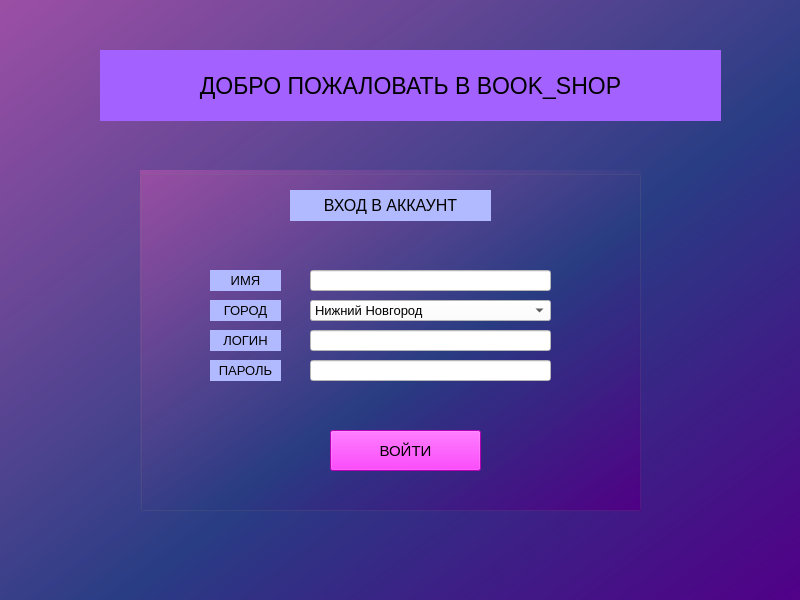
<?xml version="1.0" encoding="UTF-8"?>
<ui version="4.0">
 <class>MainWindow</class>
 <widget class="QMainWindow" name="MainWindow">
  <property name="geometry">
   <rect>
    <x>0</x>
    <y>0</y>
    <width>800</width>
    <height>600</height>
   </rect>
  </property>
  <property name="windowTitle">
   <string>Personal diary</string>
  </property>
  <property name="styleSheet">
   <string notr="true">background-color: qlineargradient(spread:pad, x1:1, y1:1, x2:0, y2:0, stop:0 rgba(81, 0, 135, 255), stop:0.427447 rgba(41, 61, 132, 235), stop:1 rgba(155, 79, 165, 255));</string>
  </property>
  <widget class="QWidget" name="centralwidget">
   <widget class="QGroupBox" name="groupBox">
    <property name="geometry">
     <rect>
      <x>140</x>
      <y>170</y>
      <width>501</width>
      <height>341</height>
     </rect>
    </property>
    <property name="styleSheet">
     <string notr="true">background-color: qlineargradient(spread:pad, x1:1, y1:1, x2:0, y2:0, stop:0 rgba(81, 0, 135, 255), stop:0.427447 rgba(41, 61, 132, 235), stop:1 rgba(155, 79, 165, 255));</string>
    </property>
    <property name="title">
     <string/>
    </property>
    <widget class="QLabel" name="label">
     <property name="geometry">
      <rect>
       <x>70</x>
       <y>100</y>
       <width>71</width>
       <height>21</height>
      </rect>
     </property>
     <property name="font">
      <font>
       <pointsize>10</pointsize>
      </font>
     </property>
     <property name="styleSheet">
      <string notr="true">background-color:rgb(178, 186, 255)</string>
     </property>
     <property name="text">
      <string>ИМЯ</string>
     </property>
     <property name="alignment">
      <set>Qt::AlignCenter</set>
     </property>
    </widget>
    <widget class="QLabel" name="label_2">
     <property name="geometry">
      <rect>
       <x>150</x>
       <y>20</y>
       <width>201</width>
       <height>31</height>
      </rect>
     </property>
     <property name="font">
      <font>
       <pointsize>12</pointsize>
      </font>
     </property>
     <property name="styleSheet">
      <string notr="true">background-color:rgb(178, 186, 255)</string>
     </property>
     <property name="text">
      <string>ВХОД В АККАУНТ</string>
     </property>
     <property name="alignment">
      <set>Qt::AlignCenter</set>
     </property>
    </widget>
    <widget class="QLabel" name="label_3">
     <property name="geometry">
      <rect>
       <x>70</x>
       <y>160</y>
       <width>71</width>
       <height>21</height>
      </rect>
     </property>
     <property name="font">
      <font>
       <pointsize>10</pointsize>
      </font>
     </property>
     <property name="styleSheet">
      <string notr="true">background-color:rgb(178, 186, 255)</string>
     </property>
     <property name="text">
      <string>ЛОГИН</string>
     </property>
     <property name="alignment">
      <set>Qt::AlignCenter</set>
     </property>
    </widget>
    <widget class="QLabel" name="label_4">
     <property name="geometry">
      <rect>
       <x>70</x>
       <y>190</y>
       <width>71</width>
       <height>21</height>
      </rect>
     </property>
     <property name="font">
      <font>
       <pointsize>10</pointsize>
      </font>
     </property>
     <property name="styleSheet">
      <string notr="true">background-color:rgb(178, 186, 255)</string>
     </property>
     <property name="text">
      <string>ПАРОЛЬ</string>
     </property>
     <property name="alignment">
      <set>Qt::AlignCenter</set>
     </property>
    </widget>
    <widget class="QLabel" name="label_5">
     <property name="geometry">
      <rect>
       <x>70</x>
       <y>130</y>
       <width>71</width>
       <height>21</height>
      </rect>
     </property>
     <property name="font">
      <font>
       <pointsize>10</pointsize>
      </font>
     </property>
     <property name="styleSheet">
      <string notr="true">background-color:rgb(178, 186, 255)</string>
     </property>
     <property name="text">
      <string>ГОРОД</string>
     </property>
     <property name="alignment">
      <set>Qt::AlignCenter</set>
     </property>
    </widget>
    <widget class="QLineEdit" name="lineEdit">
     <property name="geometry">
      <rect>
       <x>170</x>
       <y>100</y>
       <width>241</width>
       <height>21</height>
      </rect>
     </property>
     <property name="styleSheet">
      <string notr="true">background-color:rgb(255, 255, 255)</string>
     </property>
    </widget>
    <widget class="QLineEdit" name="lineEdit_2">
     <property name="geometry">
      <rect>
       <x>170</x>
       <y>160</y>
       <width>241</width>
       <height>21</height>
      </rect>
     </property>
     <property name="styleSheet">
      <string notr="true">background-color:rgb(255, 255, 255)</string>
     </property>
    </widget>
    <widget class="QLineEdit" name="lineEdit_3">
     <property name="geometry">
      <rect>
       <x>170</x>
       <y>190</y>
       <width>241</width>
       <height>21</height>
      </rect>
     </property>
     <property name="styleSheet">
      <string notr="true">background-color:rgb(255, 255, 255)</string>
     </property>
    </widget>
    <widget class="QPushButton" name="pushButton">
     <property name="geometry">
      <rect>
       <x>190</x>
       <y>260</y>
       <width>151</width>
       <height>41</height>
      </rect>
     </property>
     <property name="font">
      <font>
       <pointsize>11</pointsize>
      </font>
     </property>
     <property name="styleSheet">
      <string notr="true">
background-color:rgb(255, 0, 255);
</string>
     </property>
     <property name="text">
      <string>ВОЙТИ</string>
     </property>
    </widget>
    <widget class="QComboBox" name="comboBox">
     <property name="geometry">
      <rect>
       <x>170</x>
       <y>130</y>
       <width>241</width>
       <height>21</height>
      </rect>
     </property>
     <property name="font">
      <font>
       <pointsize>10</pointsize>
      </font>
     </property>
     <property name="styleSheet">
      <string notr="true">background-color:rgb(255, 255, 255)</string>
     </property>
     <item>
      <property name="text">
       <string>Нижний Новгород</string>
      </property>
     </item>
     <item>
      <property name="text">
       <string>Москва</string>
      </property>
     </item>
     <item>
      <property name="text">
       <string>Казань</string>
      </property>
     </item>
     <item>
      <property name="text">
       <string>Омск</string>
      </property>
     </item>
     <item>
      <property name="text">
       <string>Екатеринбург</string>
      </property>
     </item>
     <item>
      <property name="text">
       <string>Санкт-Петерберг</string>
      </property>
     </item>
     <item>
      <property name="text">
       <string>Владивосток</string>
      </property>
     </item>
     <item>
      <property name="text">
       <string>Самара</string>
      </property>
     </item>
     <item>
      <property name="text">
       <string>Новосибирск</string>
      </property>
     </item>
     <item>
      <property name="text">
       <string>Красноярск</string>
      </property>
     </item>
     <item>
      <property name="text">
       <string>Челябинск</string>
      </property>
     </item>
    </widget>
   </widget>
   <widget class="QLabel" name="label_6">
    <property name="geometry">
     <rect>
      <x>100</x>
      <y>50</y>
      <width>621</width>
      <height>71</height>
     </rect>
    </property>
    <property name="font">
     <font>
      <pointsize>17</pointsize>
     </font>
    </property>
    <property name="styleSheet">
     <string notr="true">background-color:rgb(163, 97, 255)</string>
    </property>
    <property name="text">
     <string>ДОБРО ПОЖАЛОВАТЬ В BOOK_SHOP</string>
    </property>
    <property name="alignment">
     <set>Qt::AlignCenter</set>
    </property>
   </widget>
  </widget>
 </widget>
 <resources>
  <include location="pythonProject/venv/Lib/site-packages/PySide6/res-rc.qrc"/>
 </resources>
 <connections/>
</ui>
